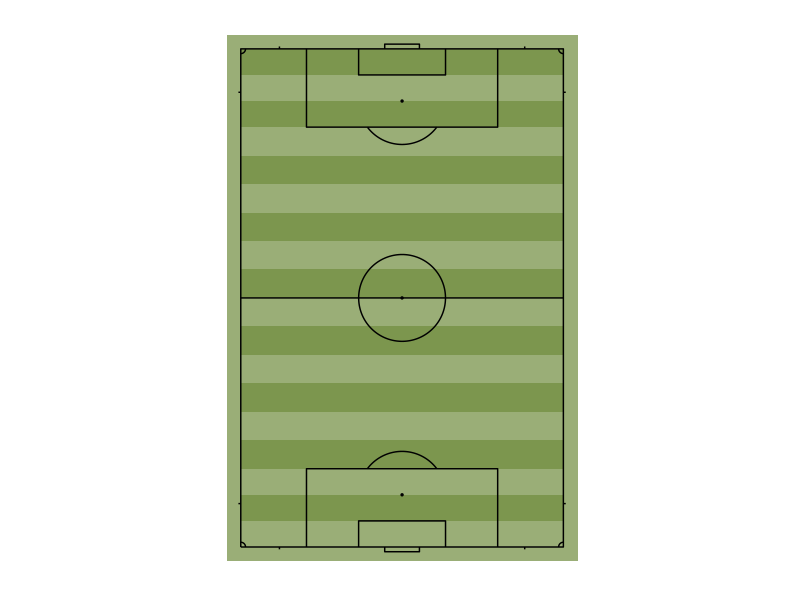

Recreate this plot in R.
library('ggplot2')
library('ggthemes')

ggplot(data=data.frame(x=1,y=1),aes(x,y))+
  ###grass:
  geom_rect(aes(xmin = -37, xmax = 37, ymin = -55.5, ymax = 55.5),
            fill = "darkolivegreen4", alpha = 0.7) +
  geom_rect(aes(xmin = -34, xmax = 34, ymin = 0, ymax = 6),
            fill = "darkolivegreen4", alpha = 0.7) +
  geom_rect(aes(xmin = -34, xmax = 34, ymin = 12, ymax = 18),
            fill = "darkolivegreen4", alpha = 0.7) +
  geom_rect(aes(xmin = -34, xmax = 34, ymin = 24, ymax = 30),
            fill = "darkolivegreen4", alpha = 0.7) +
  geom_rect(aes(xmin = -34, xmax = 34, ymin = 36, ymax = 41.5),
            fill = "darkolivegreen4", alpha = 0.7) +
  geom_rect(aes(xmin = -34, xmax = 34, ymin = 47, ymax = 52.5),
            fill = "darkolivegreen4", alpha = 0.7) +
  geom_rect(aes(xmin = -34, xmax = 34, ymin = -6, ymax = -12),
            fill = "darkolivegreen4", alpha = 0.7) +
  geom_rect(aes(xmin = -34, xmax = 34, ymin = -18, ymax = -24),
            fill = "darkolivegreen4", alpha = 0.7) +
  geom_rect(aes(xmin = -34, xmax = 34, ymin = -36, ymax = -30),
            fill = "darkolivegreen4", alpha = 0.7) +
  geom_rect(aes(xmin = -34, xmax = 34, ymin = -47, ymax = -41.5),
            fill = "darkolivegreen4", alpha = 0.7) +
  ###pitch:
  geom_path(data=data.frame(x=c(-34,-34,34,34,-34),y=c(-52.5,52.5,52.5,-52.5,-52.5)))+
  ###halfway line:
  geom_path(data=data.frame(x=c(-34,34),y=c(0,0)))+
  ###centre circle:
  geom_path(data=data.frame(x=c(-9150:(-1)/1000,1:9150/1000),y=c(sqrt(9.15^2-c(-9150:(-1)/1000,1:9150/1000)^2))),aes(x=x,y=y))+
  geom_path(data=data.frame(x=c(-9150:(-1)/1000,1:9150/1000),y=-c(sqrt(9.15^2-c(-9150:(-1)/1000,1:9150/1000)^2))),aes(x=x,y=y))+
  ##centre spot:
  geom_point(aes(x = 0, y = 0), size = 0.5) +
  ##penalty spots:
  geom_point(aes(x = 0, y = 41.5), size = 0.5) +
  geom_point(aes(x = 0, y = -41.5), size = 0.5) +
  ###penalty arc:
  geom_path(data=data.frame(x=c(-7280:(-1)/1000,1:7280/1000),y=c(41.5-sqrt(9.15^2-c(-7280:(-1)/1000,1:7280/1000)^2))),aes(x=x,y=y))+
  geom_path(data=data.frame(x=c(-7280:(-1)/1000,1:7280/1000),y=-c(41.5-sqrt(9.15^2-c(-7280:(-1)/1000,1:7280/1000)^2))),aes(x=x,y=y))+
  ###corner arcs:
  geom_path(data=data.frame(x=c(0:1000/1000)-34,y=c(52.5-sqrt(1^2-c(0:1000/1000)^2))),aes(x=x,y=y))+
  geom_path(data=data.frame(x=c(0:1000/1000)-34,y=c(-52.5+sqrt(1^2-c(0:1000/1000)^2))),aes(x=x,y=y))+
  geom_path(data=data.frame(x=c(0:1000/1000)+33,y=c(52.5-sqrt(1^2-c(-1000:0/1000)^2))),aes(x=x,y=y))+
  geom_path(data=data.frame(x=c(0:1000/1000)+33,y=c(-52.5+sqrt(1^2-c(-1000:0/1000)^2))),aes(x=x,y=y))+
  ###corner lines:
  geom_path(data=data.frame(x=c(-34,-34.5),y=c(43.35,43.35))) +
  geom_path(data=data.frame(x=c(-34,-34.5),y=c(-43.35,-43.35))) +
  geom_path(data=data.frame(x=c(34,34.5),y=c(43.35,43.35))) +
  geom_path(data=data.frame(x=c(34,34.5),y=c(-43.35,-43.35))) +
  geom_path(data=data.frame(x=c(-25.85,-25.85),y=c(52.5,53))) +
  geom_path(data=data.frame(x=c(25.85,25.85),y=c(52.5,53))) +
  geom_path(data=data.frame(x=c(-25.85,-25.85),y=c(-52.5,-53))) +
  geom_path(data=data.frame(x=c(25.85,25.85),y=c(-52.5,-53))) +
  ###6-yard box:
  geom_path(data=data.frame(x=c(-9.16,-9.16,9.16,9.16),y=c(-52.5,-47,-47,-52.5)))+
  geom_path(data=data.frame(x=-c(-9.16,-9.16,9.16,9.16),y=-c(-52.5,-47,-47,-52.5)))+
  ###goal
  geom_path(data=data.frame(x=c(-3.66,-3.66,3.66,3.66),y=c(-52.5,-53.5,-53.5,-52.5)))+
  geom_path(data=data.frame(x=c(-3.66,-3.66,3.66,3.66),y=-c(-52.5,-53.5,-53.5,-52.5)))+
  ###penalty area:
  geom_path(data=data.frame(x=c(-20.15,-20.15,20.15,20.15),y=c(-52.5,-36,-36,-52.5)))+
  geom_path(data=data.frame(x=c(-20.15,-20.15,20.15,20.15),y=c(52.5,36,36,52.5)))+
  ###fix aspect ratio to 1:1
  coord_fixed() +
  ###remove all non-geom elements
  theme_solid()
